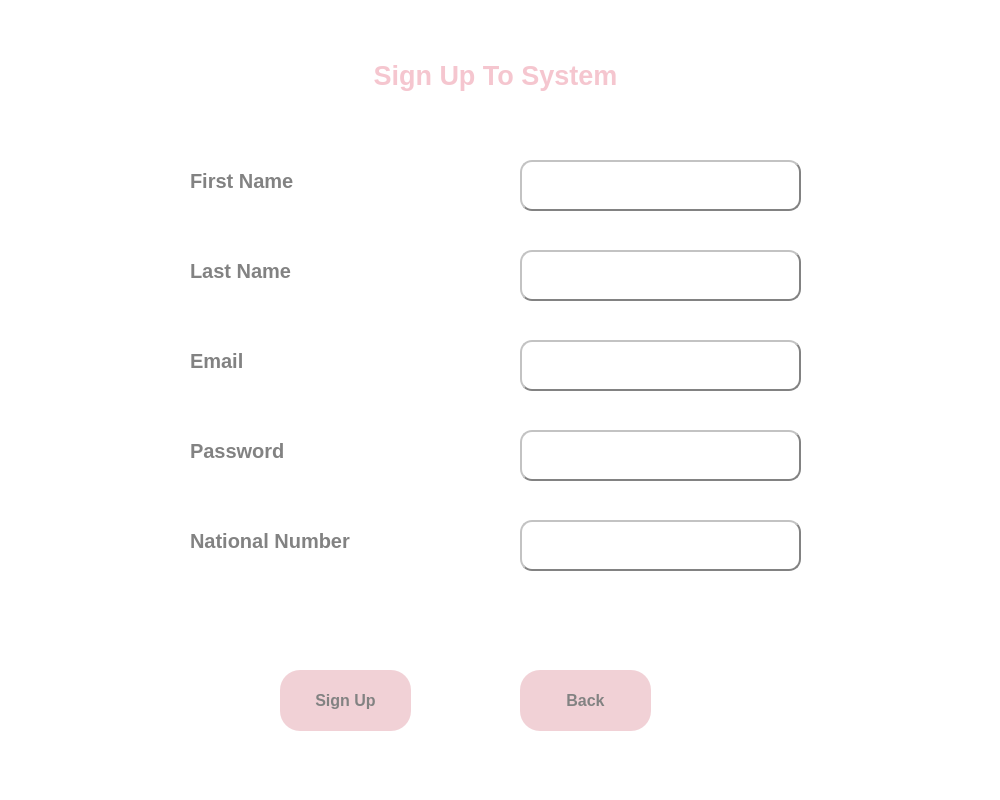
<?xml version="1.0" encoding="UTF-8"?>
<ui version="4.0">
 <class>signUp</class>
 <widget class="QMainWindow" name="signUp">
  <property name="geometry">
   <rect>
    <x>0</x>
    <y>0</y>
    <width>1000</width>
    <height>800</height>
   </rect>
  </property>
  <property name="windowTitle">
   <string>Sign Up</string>
  </property>
  <property name="styleSheet">
   <string notr="true">background-color: rgb(255, 255, 255);</string>
  </property>
  <widget class="QWidget" name="centralwidget">
   <widget class="QLabel" name="label">
    <property name="geometry">
     <rect>
      <x>210</x>
      <y>40</y>
      <width>571</width>
      <height>71</height>
     </rect>
    </property>
    <property name="font">
     <font>
      <pointsize>20</pointsize>
      <weight>75</weight>
      <bold>true</bold>
     </font>
    </property>
    <property name="text">
     <string>&lt;html&gt;&lt;head/&gt;&lt;body&gt;&lt;p&gt;&lt;span style=&quot; color:#f5c6cf;&quot;&gt;Sign Up To System&lt;/span&gt;&lt;/p&gt;&lt;/body&gt;&lt;/html&gt;</string>
    </property>
    <property name="alignment">
     <set>Qt::AlignCenter</set>
    </property>
   </widget>
   <widget class="QLabel" name="label_2">
    <property name="geometry">
     <rect>
      <x>190</x>
      <y>160</y>
      <width>251</width>
      <height>41</height>
     </rect>
    </property>
    <property name="font">
     <font>
      <pointsize>15</pointsize>
      <weight>75</weight>
      <bold>true</bold>
     </font>
    </property>
    <property name="styleSheet">
     <string notr="true">color: rgb(130, 130, 130);</string>
    </property>
    <property name="text">
     <string>First Name</string>
    </property>
   </widget>
   <widget class="QLabel" name="label_3">
    <property name="geometry">
     <rect>
      <x>190</x>
      <y>250</y>
      <width>261</width>
      <height>41</height>
     </rect>
    </property>
    <property name="font">
     <font>
      <pointsize>15</pointsize>
      <weight>75</weight>
      <bold>true</bold>
     </font>
    </property>
    <property name="styleSheet">
     <string notr="true">color: rgb(130, 130, 130);</string>
    </property>
    <property name="text">
     <string>Last Name</string>
    </property>
   </widget>
   <widget class="QLabel" name="label_4">
    <property name="geometry">
     <rect>
      <x>190</x>
      <y>340</y>
      <width>261</width>
      <height>41</height>
     </rect>
    </property>
    <property name="font">
     <font>
      <pointsize>15</pointsize>
      <weight>75</weight>
      <bold>true</bold>
     </font>
    </property>
    <property name="styleSheet">
     <string notr="true">color: rgb(130, 130, 130);</string>
    </property>
    <property name="text">
     <string>Email</string>
    </property>
   </widget>
   <widget class="QLabel" name="label_5">
    <property name="geometry">
     <rect>
      <x>190</x>
      <y>430</y>
      <width>281</width>
      <height>41</height>
     </rect>
    </property>
    <property name="font">
     <font>
      <pointsize>15</pointsize>
      <weight>75</weight>
      <bold>true</bold>
     </font>
    </property>
    <property name="styleSheet">
     <string notr="true">color: rgb(130, 130, 130);</string>
    </property>
    <property name="text">
     <string>Password</string>
    </property>
   </widget>
   <widget class="QLabel" name="label_6">
    <property name="geometry">
     <rect>
      <x>190</x>
      <y>520</y>
      <width>281</width>
      <height>41</height>
     </rect>
    </property>
    <property name="font">
     <font>
      <pointsize>15</pointsize>
      <weight>75</weight>
      <bold>true</bold>
     </font>
    </property>
    <property name="styleSheet">
     <string notr="true">color: rgb(130, 130, 130);</string>
    </property>
    <property name="text">
     <string>National Number</string>
    </property>
   </widget>
   <widget class="QTextEdit" name="te_fname">
    <property name="geometry">
     <rect>
      <x>520</x>
      <y>160</y>
      <width>281</width>
      <height>51</height>
     </rect>
    </property>
    <property name="font">
     <font>
      <pointsize>11</pointsize>
     </font>
    </property>
    <property name="styleSheet">
     <string notr="true">background-color: rgb(255, 255, 255);
border-radius: 12px;
border:2px outset;
border-color: rgb(130, 130, 130);</string>
    </property>
   </widget>
   <widget class="QTextEdit" name="te_lname">
    <property name="geometry">
     <rect>
      <x>520</x>
      <y>250</y>
      <width>281</width>
      <height>51</height>
     </rect>
    </property>
    <property name="font">
     <font>
      <pointsize>11</pointsize>
     </font>
    </property>
    <property name="styleSheet">
     <string notr="true">background-color: rgb(255, 255, 255);
border-radius: 12px;
border:2px outset;
border-color: rgb(130, 130, 130);</string>
    </property>
   </widget>
   <widget class="QTextEdit" name="te_email">
    <property name="geometry">
     <rect>
      <x>520</x>
      <y>340</y>
      <width>281</width>
      <height>51</height>
     </rect>
    </property>
    <property name="font">
     <font>
      <pointsize>11</pointsize>
     </font>
    </property>
    <property name="styleSheet">
     <string notr="true">background-color: rgb(255, 255, 255);
border-radius: 12px;
border:2px outset;
border-color: rgb(130, 130, 130);</string>
    </property>
   </widget>
   <widget class="QTextEdit" name="te_password">
    <property name="geometry">
     <rect>
      <x>520</x>
      <y>430</y>
      <width>281</width>
      <height>51</height>
     </rect>
    </property>
    <property name="font">
     <font>
      <pointsize>11</pointsize>
     </font>
    </property>
    <property name="styleSheet">
     <string notr="true">background-color: rgb(255, 255, 255);
border-radius: 12px;
border:2px outset;
border-color: rgb(130, 130, 130);
</string>
    </property>
   </widget>
   <widget class="QTextEdit" name="te_national">
    <property name="geometry">
     <rect>
      <x>520</x>
      <y>520</y>
      <width>281</width>
      <height>51</height>
     </rect>
    </property>
    <property name="font">
     <font>
      <pointsize>11</pointsize>
     </font>
    </property>
    <property name="styleSheet">
     <string notr="true">background-color: rgb(255, 255, 255);
border-radius: 12px;
border:2px outset;
border-color: rgb(130, 130, 130);
</string>
    </property>
   </widget>
   <widget class="QPushButton" name="pb_signup">
    <property name="geometry">
     <rect>
      <x>280</x>
      <y>670</y>
      <width>131</width>
      <height>61</height>
     </rect>
    </property>
    <property name="font">
     <font>
      <pointsize>12</pointsize>
      <weight>75</weight>
      <bold>true</bold>
     </font>
    </property>
    <property name="styleSheet">
     <string notr="true">QPushButton
{
	background-color: #f1d1d6;
	color: #828282;
	border-radius:20px;
}

QPushButton:hover
{
	background-color: #ff8b8d;
	color: #656565;
	border-radius:20px;
}</string>
    </property>
    <property name="text">
     <string>Sign Up</string>
    </property>
   </widget>
   <widget class="QPushButton" name="pb_back">
    <property name="geometry">
     <rect>
      <x>520</x>
      <y>670</y>
      <width>131</width>
      <height>61</height>
     </rect>
    </property>
    <property name="font">
     <font>
      <pointsize>12</pointsize>
      <weight>75</weight>
      <bold>true</bold>
     </font>
    </property>
    <property name="styleSheet">
     <string notr="true">QPushButton
{
	background-color: #f1d1d6;
	color: #828282;
	border-radius:20px;
}

QPushButton:hover
{
	background-color: #ff8b8d;
	color: #656565;
	border-radius:20px;
}</string>
    </property>
    <property name="text">
     <string>Back</string>
    </property>
   </widget>
  </widget>
  <widget class="QMenuBar" name="menubar">
   <property name="geometry">
    <rect>
     <x>0</x>
     <y>0</y>
     <width>1000</width>
     <height>18</height>
    </rect>
   </property>
  </widget>
  <widget class="QStatusBar" name="statusbar"/>
 </widget>
 <resources/>
 <connections/>
</ui>
